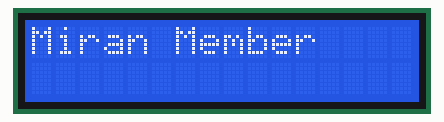
Recording of a sketch running on a simulated Arduino Uno, built with avr-gcc and run on an emulated ATmega328P. On the bench: 16×2 character LCD.

Above: at 0.21 s.
At 1.43 s:
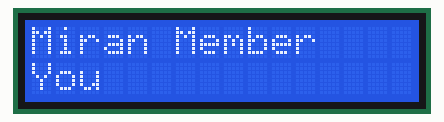
At 2.95 s:
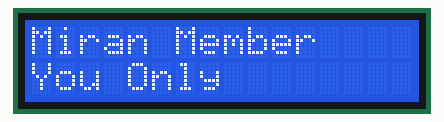
At 6.01 s:
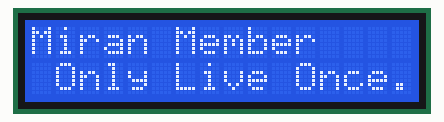
At 8.76 s:
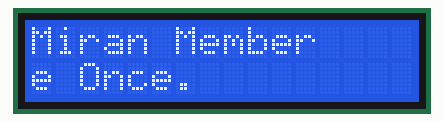
At 11.8 s:
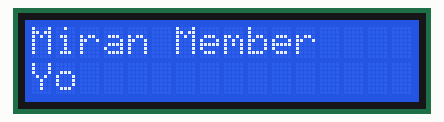

The sketch:

Scrolling_Output.ino
```cpp
// 1- Miran Member
// 2- Scrolling output
// 3- Description - Outputs the name and the favorite quote on the lcd panel.
// 4- Include any assumptions you may have made, what do you expect from the hardware, pinouts, particular Arduino versions, etc...
// 5- References - https://www.arduino.cc/en/Tutorial/LiquidCrystalScroll
#include <LiquidCrystal.h>

LiquidCrystal lcd(12, 11, 5, 4, 3, 2);


String quote = "You Only Live Once.";
int start, stop = 0;
int scroll = 16;

void setup() {

  lcd.begin(16,2);

}

void loop() {
  lcd.print("Miran Member");
  lcd.setCursor(0, 1);
  lcd.print(quote.substring(start,stop));
  delay(300);
  lcd.clear();

  if(start == 0 && scroll > 0){
    scroll--;
    stop++;
  } else if (start == stop){
    start = stop = 0;
    scroll = 16;
  } else if (stop == quote.length() && scroll == 0) {
    start++;
  } else {
    start++;
    stop++;
  }
}
```

Measured:
- by itself, everything shown: repeats every 11.0 s, in 72 steps
